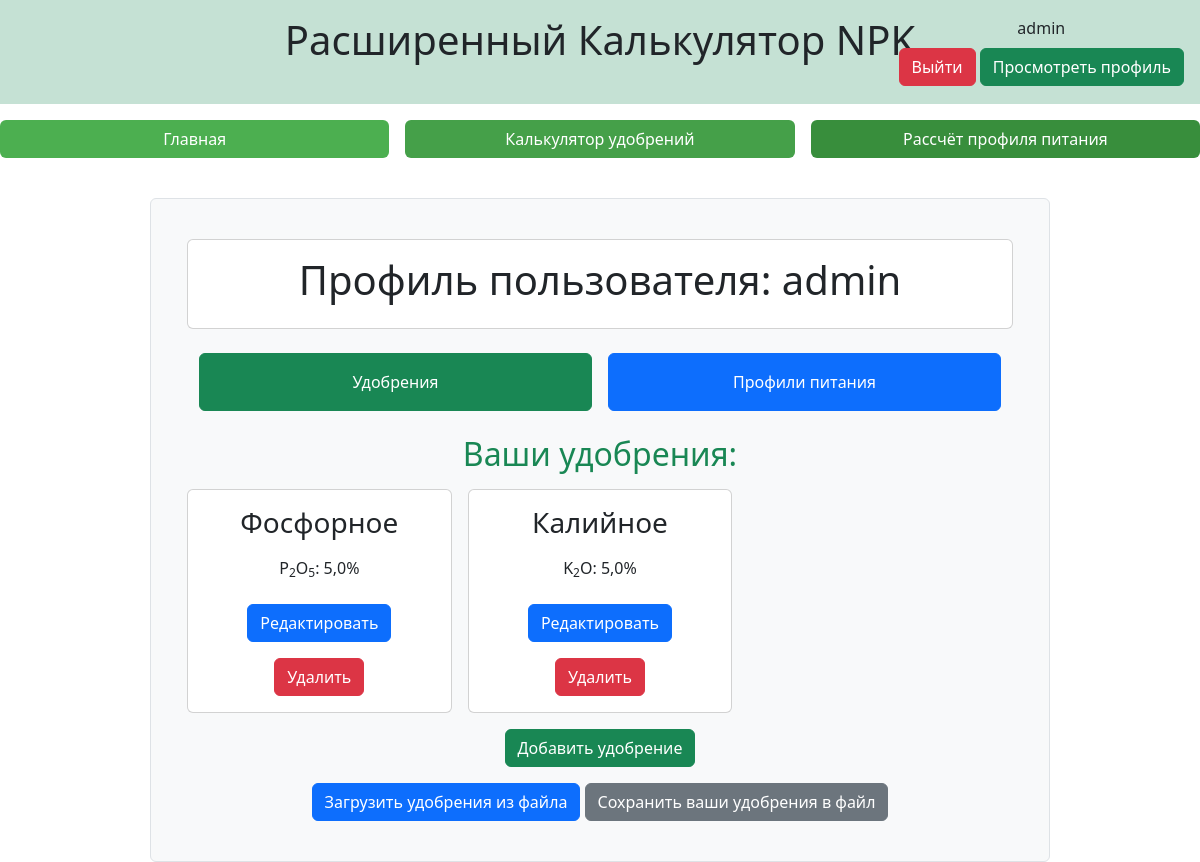
The page /profile (signed in) on the database as committed earlier.
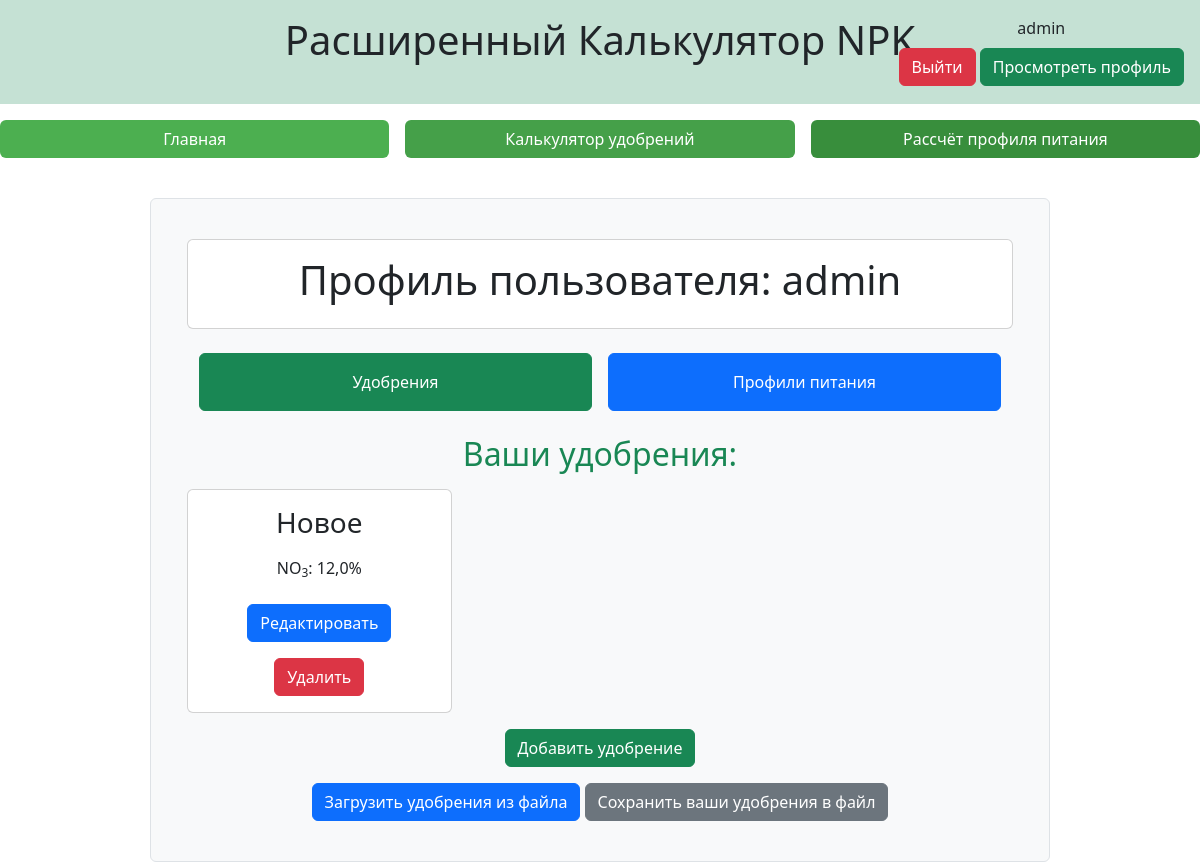
The same page on the database as committed later.
### main/models.py (models this page shows, shortened)
class Fertilizer(models.Model):
    user = models.ForeignKey(get_user_model(), on_delete=models.CASCADE, null=True, blank=True)
    is_public = models.BooleanField(default=False)
    name = models.CharField('Название',max_length=100)
    nh4 = models.FloatField('% NH4', default=0)
    no3 = models.FloatField('% NO3', default=0)
    p2o5 = models.FloatField('% P2O5', default=0)
    k2o = models.FloatField('% K2O', default=0)
    cao = models.FloatField('% CaO', default=0)
    mgo = models.FloatField('% MgO', default=0)
    s = models.FloatField('% S', default=0)
    cl = models.FloatField('% Cl', default=0)
    fe = models.FloatField('% Fe', default=0)
    mn = models.FloatField('% Mn', default=0)
    b = models.FloatField('% B', default=0)
    zn = models.FloatField('% Zn', default=0)
    cu = models.FloatField('% Cu', default=0)
    mo = models.FloatField('% Mo', default=0)
    co = models.FloatField('% Co', default=0)
    si = models.FloatField('% Si', default=0)

### main/views.py (the view)
# urls.py: path('profile', views.profile, name='profile'),
def profile(request):
    if request.user.is_authenticated:
        fertilizers = Fertilizer.objects.filter(Q(user = request.user))
        return render(request, 'main/profile.html', {'fertilizers': fertilizers})
    else:
        return redirect('home')

### main/templates/main/profile.html (shortened to what this page needs)
{% extends "main/index.html" %}
{% block content %}
<div class="container py-3">
    <div class="card mb-3">
        <div class="card-body text-center">
            <h1 class="card-title">Профиль пользователя: {{ user.username }}</h1>
        </div>
    </div>
    <div class="container text-center mt-4">
        <div class="row g-3">
            <div class="col-md-6">
                <a href="{% url 'profile' %}" class="btn btn-success w-100 py-3">Удобрения</a>
            </div>
            <div class="col-md-6">
                <a href="{% url 'profile_pp' %}" class="btn btn-primary w-100 py-3">Профили питания</a>
            </div>
        </div>
    </div>
    <h2 class="mb-3 text-success mt-4">Ваши удобрения:</h2>
    <div class="row row-cols-1 row-cols-md-2 row-cols-lg-3 g-3">
        {% for fertilizer in fertilizers %}
        <div class="col">
            <div class="card h-100">
                <div class="card-body">
                    <h3 class="card-title">{{ fertilizer.name }}</h3>
                    <ul class="list-group list-group-flush">
                        {% if fertilizer.no3 != 0 %}<li class="list-group-item">NO<sub>3</sub>: {{ fertilizer.no3 }}%</li>{% endif %}
                        {% if fertilizer.p2o5 != 0 %}<li class="list-group-item">P<sub>2</sub>O<sub>5</sub>: {{ fertilizer.p2o5 }}%</li>{% endif %}
                        {% if fertilizer.k2o != 0 %}<li class="list-group-item">K<sub>2</sub>O: {{ fertilizer.k2o }}%</li>{% endif %}
                    </ul>
                    <a href="{% url 'edit_fertilizer' fertilizer.id %}" class="btn btn-primary mt-3">Редактировать</a>
                    <a href="{% url 'delete_fertilizer' fertilizer.id %}" class="btn btn-danger mt-3">Удалить</a>
                </div>
            </div>
        </div>
        {% empty %}
            <p></p>
            <p class="text-muted text-center">У вас пока нет удобрений</p>
        {% endfor %}
    </div>
    <a href="{% url 'add_fertilizer' %}" class="btn btn-success mt-3">Добавить удобрение</a><br>
    <a href="{% url 'upload_fertilizers' %}" class="btn btn-primary mt-3">Загрузить удобрения из файла</a>
    <a href="{% url 'download_fertilizers' %}" class="btn btn-secondary mt-3">Сохранить ваши удобрения в файл</a>
</div>
{% endblock %}

Rows that differ between the two databases and show on the page:
removed Fertilizer: name "Фосфорное", p2o5 "5,0"
removed Fertilizer: name "Калийное", k2o "5,0"
added Fertilizer: name "Новое", no3 "12,0"
